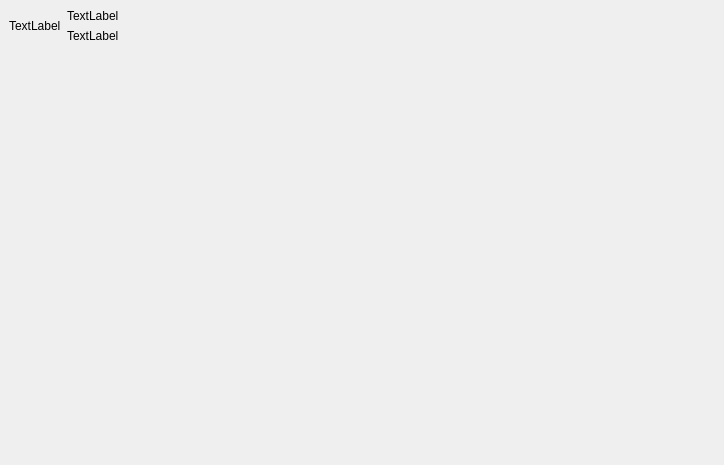
<?xml version="1.0" encoding="UTF-8"?>
<ui version="4.0">
 <class>HoomPage</class>
 <widget class="QWidget" name="HoomPage">
  <property name="geometry">
   <rect>
    <x>0</x>
    <y>0</y>
    <width>724</width>
    <height>465</height>
   </rect>
  </property>
  <property name="windowTitle">
   <string>Form</string>
  </property>
  <layout class="QVBoxLayout" name="verticalLayout_2" stretch="1,7">
   <property name="spacing">
    <number>0</number>
   </property>
   <property name="leftMargin">
    <number>0</number>
   </property>
   <property name="topMargin">
    <number>0</number>
   </property>
   <property name="rightMargin">
    <number>0</number>
   </property>
   <property name="bottomMargin">
    <number>0</number>
   </property>
   <item>
    <widget class="QWidget" name="widget_2" native="true">
     <layout class="QHBoxLayout" name="horizontalLayout_2">
      <property name="bottomMargin">
       <number>0</number>
      </property>
      <item>
       <widget class="QWidget" name="widget_5" native="true">
        <layout class="QVBoxLayout" name="verticalLayout_3">
         <property name="spacing">
          <number>0</number>
         </property>
         <property name="leftMargin">
          <number>0</number>
         </property>
         <property name="topMargin">
          <number>0</number>
         </property>
         <property name="rightMargin">
          <number>0</number>
         </property>
         <property name="bottomMargin">
          <number>0</number>
         </property>
         <item>
          <widget class="QWidget" name="widget_4" native="true">
           <layout class="QHBoxLayout" name="horizontalLayout">
            <property name="leftMargin">
             <number>0</number>
            </property>
            <property name="topMargin">
             <number>0</number>
            </property>
            <property name="rightMargin">
             <number>0</number>
            </property>
            <property name="bottomMargin">
             <number>0</number>
            </property>
            <item>
             <widget class="QLabel" name="current_timLab">
              <property name="text">
               <string>TextLabel</string>
              </property>
              <property name="alignment">
               <set>Qt::AlignLeading|Qt::AlignLeft|Qt::AlignVCenter</set>
              </property>
             </widget>
            </item>
            <item>
             <widget class="QWidget" name="widget_3" native="true">
              <layout class="QVBoxLayout" name="verticalLayout">
               <property name="leftMargin">
                <number>0</number>
               </property>
               <property name="topMargin">
                <number>0</number>
               </property>
               <property name="rightMargin">
                <number>0</number>
               </property>
               <property name="bottomMargin">
                <number>0</number>
               </property>
               <item>
                <widget class="QLabel" name="dateLab">
                 <property name="text">
                  <string>TextLabel</string>
                 </property>
                 <property name="alignment">
                  <set>Qt::AlignBottom|Qt::AlignLeading|Qt::AlignLeft</set>
                 </property>
                </widget>
               </item>
               <item>
                <widget class="QLabel" name="weekLab">
                 <property name="text">
                  <string>TextLabel</string>
                 </property>
                 <property name="alignment">
                  <set>Qt::AlignLeading|Qt::AlignLeft|Qt::AlignTop</set>
                 </property>
                </widget>
               </item>
              </layout>
             </widget>
            </item>
           </layout>
          </widget>
         </item>
         <item>
          <spacer name="verticalSpacer">
           <property name="orientation">
            <enum>Qt::Vertical</enum>
           </property>
           <property name="sizeHint" stdset="0">
            <size>
             <width>20</width>
             <height>57</height>
            </size>
           </property>
          </spacer>
         </item>
        </layout>
       </widget>
      </item>
      <item>
       <spacer name="horizontalSpacer">
        <property name="orientation">
         <enum>Qt::Horizontal</enum>
        </property>
        <property name="sizeHint" stdset="0">
         <size>
          <width>583</width>
          <height>20</height>
         </size>
        </property>
       </spacer>
      </item>
     </layout>
    </widget>
   </item>
   <item>
    <widget class="QWidget" name="widget" native="true">
     <layout class="QVBoxLayout" name="verticalLayout_6">
      <property name="spacing">
       <number>0</number>
      </property>
      <property name="leftMargin">
       <number>0</number>
      </property>
      <property name="topMargin">
       <number>0</number>
      </property>
      <property name="rightMargin">
       <number>0</number>
      </property>
      <property name="bottomMargin">
       <number>0</number>
      </property>
      <item>
       <layout class="QGridLayout" name="gridLayout">
        <item row="1" column="0">
         <widget class="QWidget" name="widget_7" native="true">
          <layout class="QVBoxLayout" name="verticalLayout_7">
           <item>
            <spacer name="verticalSpacer_2">
             <property name="orientation">
              <enum>Qt::Vertical</enum>
             </property>
             <property name="sizeHint" stdset="0">
              <size>
               <width>20</width>
               <height>368</height>
              </size>
             </property>
            </spacer>
           </item>
          </layout>
         </widget>
        </item>
        <item row="0" column="1">
         <widget class="QWidget" name="widget_6" native="true"/>
        </item>
        <item row="0" column="0">
         <widget class="QWidget" name="weatherWidget" native="true">
          <layout class="QVBoxLayout" name="verticalLayout_5">
           <property name="spacing">
            <number>0</number>
           </property>
           <property name="leftMargin">
            <number>0</number>
           </property>
           <property name="topMargin">
            <number>0</number>
           </property>
           <property name="rightMargin">
            <number>0</number>
           </property>
           <property name="bottomMargin">
            <number>0</number>
           </property>
           <item>
            <layout class="QVBoxLayout" name="verticalLayout_4"/>
           </item>
          </layout>
         </widget>
        </item>
        <item row="0" column="2">
         <widget class="QWidget" name="widget_8" native="true"/>
        </item>
       </layout>
      </item>
     </layout>
    </widget>
   </item>
  </layout>
 </widget>
 <resources/>
 <connections/>
</ui>
